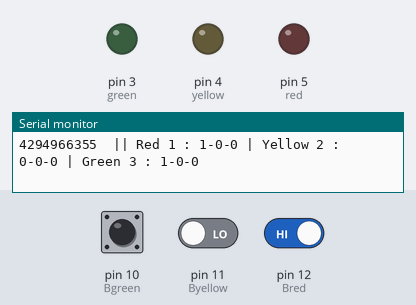
Bench run of a sketch on a simulated Arduino Uno, built with avr-gcc and run on an emulated ATmega328P. Parts: output pins drawn as LEDs (lit = HIGH), the last lines printed to the serial monitor. Dashed ring = blinking. Inputs (shaded band) come from the test bench; at power-on: pin 12 (Bred) HIGH, pin 10 (Bgreen) HIGH, pin 11 (Byellow) LOW.

Above: at 1.2 s.
1.3 s: pin 12 (Bred) driven LOW
At 1.44 s:
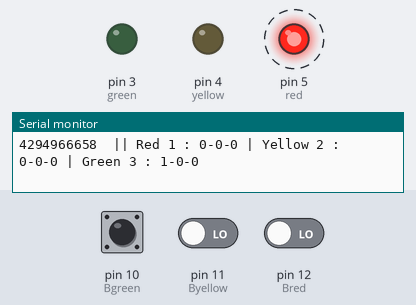
4.3 s: pin 10 (Bgreen) pulled LOW for 0.15 s
At 4.46 s:
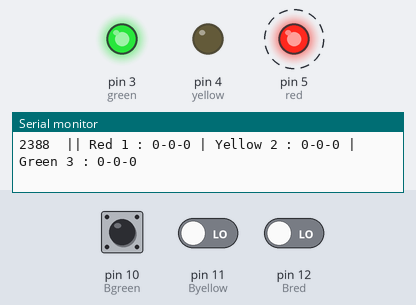
7.3 s: pin 10 (Bgreen) pulled LOW for 3.2 s
13.5 s: pin 11 (Byellow) driven HIGH
At 13.84 s:
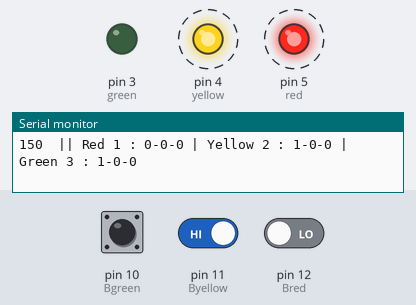
16.5 s: pin 11 (Byellow) driven LOW
Timing chart, 0 to 20.5 s (numbered marks = the images above; inputs shaded):
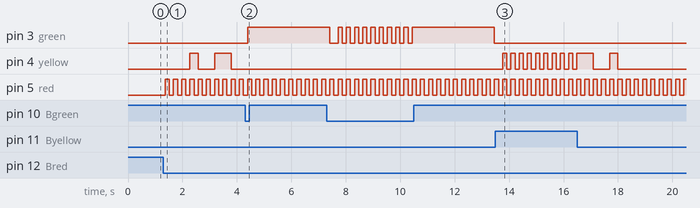

The sketch:

ITCfuncRGB.ino
```cpp
#define Bgreen  10    //<-right
#define Byellow 11
#define Bred    12
#define green   3     //<-right
#define yellow  4
#define red     5

bool greenpressing = false;
bool yellowpressing = false;
bool redpressing = false;

bool greenstatuslight = false;
bool yellowstatuslight = false;
bool redstatuslight = false;

long greentimer;
long yellowtimer = 2000;
long redtimer;

//-----------func Prototype----------
void showmonitor (void);
void check_input (void);
void controlgreen(int);
void controlyellow(int);
void controlred(int);
void Light_on_off(bool,bool,bool);
//-----------------------------------
void setup (){
  pinMode(Bgreen,INPUT_PULLUP);
  pinMode(Byellow,INPUT);
  pinMode(Bred,INPUT);
  pinMode(green,OUTPUT);
  pinMode(yellow,OUTPUT);
  pinMode(red,OUTPUT);

  digitalWrite(green,LOW);
  digitalWrite(yellow,LOW);
  digitalWrite(red,LOW);

  Serial.begin(9600);
}

void loop (){
  showmonitor();

  check_input();
  controlgreen(3000);
  controlyellow(2000);
  controlred(3000);

  light_on_off(greenstatuslight,yellowstatuslight,redstatuslight);

  delay(150);//debouncing
}

//-------------func-------------------------------------------------------------------------------------------------------------
void check_input(){
  if(digitalRead(Bgreen)==LOW){
    greentimer = millis();
    greenpressing = true;
  }
  if(digitalRead(Byellow)==HIGH){
    yellowtimer = millis();
    yellowpressing = true;
  }
  if(digitalRead(Bred)==LOW){
    redtimer = millis();
    redpressing = true;
  }
}
void controlgreen (int delaytime){
   if(greenpressing==true){
    greenpressing = false;
    if(greenstatuslight==false&&redstatuslight==false){
      greenstatuslight = true;
    }
    else{
      greenstatuslight = false;
    }
   }
   else{
    if(millis()-greentimer>=delaytime){
      greenstatuslight = false;
    }
   }
}
void controlyellow (int delaytime){
   if(yellowpressing==true){
    yellowpressing = false;
    if(yellowstatuslight==false&&redstatuslight==false&&greenstatuslight==false){
      yellowstatuslight = true;
    }
    else{
      yellowstatuslight = false;
    }
   }
   else if(redstatuslight==false&&greenstatuslight==false){
    if(millis()-yellowtimer<=delaytime*1/4){
      yellowstatuslight = true;
    }
    else if(millis()-yellowtimer<=delaytime*2/4){
      yellowstatuslight = false;
    }
    else if(millis()-yellowtimer<=delaytime*3/4){
      yellowstatuslight = true;
    }
    else{
      yellowstatuslight = false;
    }
   }
}
void controlred (int delaytime){
   if(redpressing==true){
    redpressing = false;
    if(redstatuslight==false){
      redstatuslight = true;
    }
    else{
      redstatuslight = false;
    }
   }
   else{
    if(millis()-redtimer>=delaytime){
      redstatuslight = false;
    }
   }
}
void light_on_off(bool greenstatuslight,bool yellowstatuslight,bool redstatuslight){
  digitalWrite(green,greenstatuslight);
  digitalWrite(yellow,yellowstatuslight);
  digitalWrite(red,redstatuslight);
}
void showmonitor (){
  Serial.print(millis()-yellowtimer);
  Serial.print("\t|| Red 1 : ");
  Serial.print(digitalRead(Bred));
  Serial.print("-");
  Serial.print(redstatuslight);
  Serial.print("-");
  Serial.print(redpressing);
  Serial.print(" | Yellow 2 : ");
  Serial.print(digitalRead(Byellow));
  Serial.print("-");
  Serial.print(yellowstatuslight);
  Serial.print("-");
  Serial.print(yellowpressing);
  Serial.print(" | Green 3 : ");
  Serial.print(digitalRead(Bgreen));
  Serial.print("-");
  Serial.print(greenstatuslight);
  Serial.print("-");
  Serial.println(greenpressing);
}
```

Measured:
- after the input at 1.3 s, pin 5 (red): alternates HIGH for 0.15 s and LOW for 0.15 s, starting after 0.07 s
- after the input at 4.3 s, pin 3 (green): LOW → HIGH after 0.09 s
- after the input at 13.5 s, pin 4 (yellow): alternates HIGH for 0.15 s and LOW for 0.15 s, starting after 0.27 s
